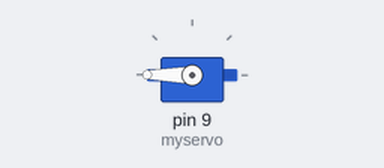
This sketch was run on a simulated Arduino Uno, built with avr-gcc and run on an emulated ATmega328P. Parts: servo.

Above: at 3.05 s.
At 9.0 s:
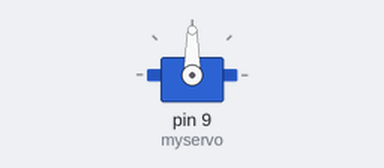
Timing chart, 0 to 10.8 s (numbered marks = the images above):
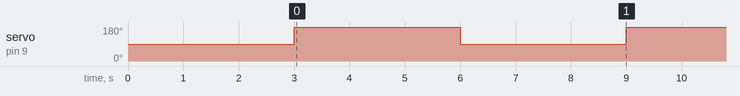

Measured:
- by itself, servo on pin 9 (myservo): alternates 180° for 3.0 s and 90° for 3.0 s

The sketch:

servo.ino
```cpp
#include <Servo.h>

Servo myservo;

void setup()
{
  myservo.attach(9, 300, 2500); // 修正脈衝寬度範圍
  myservo.write(90); // 一開始先置中90度
  delay(3000);
}

void loop()
{
  myservo.write(180); // 一開始先置中90度
  delay(3000);
  myservo.write(90); // 一開始先置中90度
  delay(3000);
}
```
